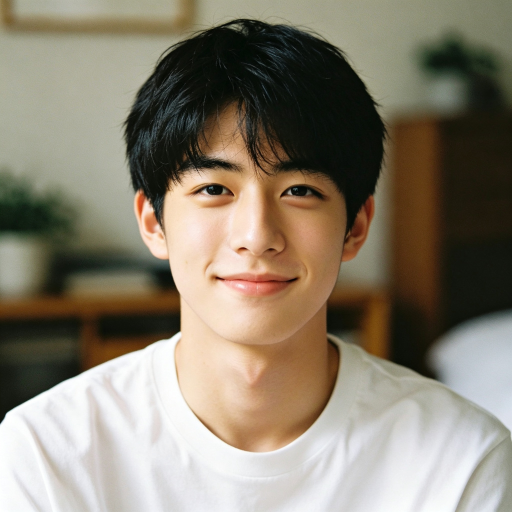
#> input picture examples/male/base-portrait.jpg, 1024 x 1024 px (shown at 1/2 size)
$ python selfcheck.py --image ../../examples/male/base-portrait.jpg
#> lines starting #> are read from the running program, lines starting #| are printed output that depends on the picture
### skill/scripts/process_id_photo.py
#!/usr/bin/env python3
# -*- coding: utf-8 -*-
"""
证件照后处理器（多规格）
============================
去水印 → 按规格比例裁剪 → 高清缩放 → 自适应锐化 → 输出 JPEG

支持中文政务常用规格，用 --spec 切换：
  1inch / small-1inch / large-1inch / small-2inch / 2inch / large-2inch / marriage

为什么默认输出高清档而不是 300dpi 档？
  以一寸为例：295×413 是 25×35mm 在 300dpi 下的理论像素，只有 12 万像素，
  在屏幕上放大查看会明显发糊。1181×1653 保持完全相同的比例，像素量是它的
  16 倍，屏幕清晰、冲印也够用。
  仅在提交系统强制要求时才输出标准版（--tiers 会同时给你两档）。

用法：
  python process_id_photo.py 输入图.png
  python process_id_photo.py 输入图.png --spec 2inch -n 二寸白底_黑色衬衫_经典正式
  python process_id_photo.py 输入图.png --spec marriage --tiers hd,std
  python process_id_photo.py ./原图目录/ --outdir ./out --tiers hd,std,uhd
  python process_id_photo.py 输入图.png --width 2000      # 自定义宽度
  python process_id_photo.py 输入图.png --no-watermark    # 原图无水印（第三方 API 产出）

依赖：pillow, opencv-python, numpy
  安装到隔离虚拟环境（不要全局 pip install）：
    python3 -m venv ~/.venvs/idphoto
    ~/.venvs/idphoto/bin/pip install pillow opencv-python numpy
    ~/.venvs/idphoto/bin/python process_id_photo.py <输入图>
"""

import argparse
import os
import sys


# --- 跨平台终端编码 ---------------------------------------------------------
# Windows 默认 GBK/CP1252 终端下直接 print 中文或 ℹ️ / → 之类符号会抛
# UnicodeEncodeError 让脚本崩掉。这里做分级处理：
#   · 当前编码装不下中文 → 整条流切 UTF-8
#   · 装得下（如 cp936）  → 只把错误策略降级，中文照常显示、个别符号退化为 ?
def _fix_console_encoding():
    for stream in (sys.stdout, sys.stderr):
        enc = (getattr(stream, "encoding", "") or "").lower()
        if not enc:
            continue
        try:
            "中".encode(enc)
        except (UnicodeEncodeError, LookupError):
            try:
                stream.reconfigure(encoding="utf-8", errors="replace")
            except (AttributeError, ValueError, OSError):
                pass
        else:
            try:
                stream.reconfigure(errors="replace")
            except (AttributeError, ValueError, OSError):
                pass


_fix_console_encoding()

from PIL import Image, ImageFilter
import cv2
import numpy as np

# ---------------------------------------------------------------- 规格表
# px300 = 该规格在 300dpi 下的标准像素（用于标准版与宽高比）
# hd_width = 高清档宽度（屏幕查看与打印的主交付）
# head_offset = 竖版裁剪时向下偏移的像素，用于保住头顶；横版构图不适用，取 0
SPECS = {
    "small-1inch": {"label": "小一寸",     "px300": (260, 378), "hd_width": 1040, "head_offset": 20},
    "1inch":       {"label": "一寸",       "px300": (295, 413), "hd_width": 1181, "head_offset": 20},
    "large-1inch": {"label": "大一寸",     "px300": (390, 567), "hd_width": 1560, "head_offset": 20},
    "small-2inch": {"label": "小二寸",     "px300": (413, 531), "hd_width": 1652, "head_offset": 20},
    "2inch":       {"label": "二寸",       "px300": (413, 579), "hd_width": 1652, "head_offset": 20},
    "large-2inch": {"label": "大二寸",     "px300": (413, 630), "hd_width": 1652, "head_offset": 20},
    "marriage":    {"label": "结婚证合影", "px300": (626, 413), "hd_width": 2504, "head_offset": 0},
}
# 驾照与"小一寸"尺寸相同（22×32mm），单独列一个别名方便按用途选
SPECS["driving-license"] = dict(SPECS["small-1inch"], label="驾照")
DEFAULT_SPEC = "1inch"

# 档位定义：scale 为相对高清档宽度的倍数
TIERS = {
    "hd":  {"scale": 1,    "dpi": 1200, "quality": 96, "subdir": ""},
    "std": {"scale": None, "dpi": 300,  "quality": 96, "subdir": "{w}x{h}标准版"},  # 用 px300 尺寸
    "uhd": {"scale": 2,    "dpi": 2400, "quality": 98, "subdir": "超清版"},
}
DEFAULT_OUTDIR = "./id_photos"

# AI 生成图右下角水印的占比（相对图宽/高）—— 按需微调
WM_RATIO_W = 0.176
WM_RATIO_H = 0.091

IMAGE_EXT = (".png", ".jpg", ".jpeg", ".webp", ".bmp")


def spec_size(spec, tier):
    """返回 (宽, 高)。"""
    cfg = SPECS[spec]
    pw, ph = cfg["px300"]
    ratio = pw / ph                      # 以 300dpi 标准像素的比值为准
    if tier == "std":
        w = pw
    else:
        w = round(cfg["hd_width"] * TIERS[tier]["scale"])
    return w, round(w / ratio)


# [6 lines left out: function remove_watermark, not called in this run]


def crop_to_spec(img, spec):
    """按规格比例居中裁剪。

    源图比目标"更高"→ 切上下，并下移 head_offset 保住头顶；
    源图比目标"更宽"→ 切左右。横版规格 head_offset 为 0。
    """
    cfg = SPECS[spec]
    pw, ph = cfg["px300"]
    ratio = pw / ph
    offset = cfg["head_offset"]

    w, h = img.size
    new_h = int(w / ratio)
    if new_h <= h:
        top = min((h - new_h) // 2 + offset, h - new_h)
        return img.crop((0, top, w, top + new_h))
    new_w = int(h * ratio)
    left = (w - new_w) // 2
    return img.crop((left, 0, left + new_w, h))


def sharpen_percent(src_w, out_w):
    """按缩放比自适应锐化强度，避免过锐出光晕。

    源图/目标 ≥1.2（大幅缩小）→ 32%
    1.0–1.2（小幅缩小）        → 45%
    <1.0（放大）               → 40%
    """
    scale = src_w / out_w
    if scale >= 1.2:
        return 32
    if scale >= 1.0:
        return 45
    return 40


def process(src, dst, spec=DEFAULT_SPEC, tier="hd", width=None,
            watermark=True, sharpen=True):
    img = Image.open(src).convert("RGB")
    arr = np.array(img)
    if watermark:
        arr = remove_watermark(arr)
    img = Image.fromarray(arr)

    # 先在原始分辨率下按规格比例裁剪，避免二次损失
    img = crop_to_spec(img, spec)
    src_w = img.size[0]

    out_w, out_h = (width, round(width * spec_size(spec, tier)[1] / spec_size(spec, tier)[0])) \
        if width else spec_size(spec, tier)

    img = img.resize((out_w, out_h), Image.LANCZOS)

    if sharpen:
        pct = sharpen_percent(src_w, out_w)
        img = img.filter(ImageFilter.UnsharpMask(radius=1.2, percent=pct, threshold=3))

    os.makedirs(os.path.dirname(os.path.abspath(dst)), exist_ok=True)
    dpi = TIERS[tier]["dpi"]
    quality = TIERS[tier]["quality"]
    img.save(dst, "JPEG", quality=quality, dpi=(dpi, dpi), subsampling=0)
    return out_w, out_h


# [85 lines left out: functions build_name, main, not called in this run]


# [2 lines that do not run on import are left out]

### skill/scripts/selfcheck.py
#!/usr/bin/env python3
# -*- coding: utf-8 -*-
"""
规格自检
==========
验证后处理脚本在所有规格 × 各档位下的输出尺寸与 DPI 是否正确。

用于在换机器 / 改脚本后快速确认环境与逻辑没坏。

用法：
  python selfcheck.py                     # 用仓库自带的 examples 图自检
  python selfcheck.py --image 我的图.jpg   # 用指定图自检
  python selfcheck.py --tiers hd,std      # 只检查部分档位
  python selfcheck.py --keep              # 保留临时产物（默认自动清理）

退出码：0 = 全部通过，1 = 有失败项（可直接接进 CI）

依赖：pillow, opencv-python, numpy
"""

import argparse
import shutil
import sys


# --- 跨平台终端编码 ---------------------------------------------------------
# Windows 默认 GBK/CP1252 终端下直接 print 中文或 ℹ️ / → 之类符号会抛
# UnicodeEncodeError 让脚本崩掉。这里做分级处理：
#   · 当前编码装不下中文 → 整条流切 UTF-8
#   · 装得下（如 cp936）  → 只把错误策略降级，中文照常显示、个别符号退化为 ?
def _fix_console_encoding():
    for stream in (sys.stdout, sys.stderr):
        enc = (getattr(stream, "encoding", "") or "").lower()
        if not enc:
            continue
        try:
            "中".encode(enc)
        except (UnicodeEncodeError, LookupError):
            try:
                stream.reconfigure(encoding="utf-8", errors="replace")
            except (AttributeError, ValueError, OSError):
                pass
        else:
            try:
                stream.reconfigure(errors="replace")
            except (AttributeError, ValueError, OSError):
                pass


_fix_console_encoding()
import tempfile
from pathlib import Path

from PIL import Image

sys.path.insert(0, str(Path(__file__).resolve().parent))
import process_id_photo as proc  # noqa: E402


def main():
    ap = argparse.ArgumentParser(description="证件照规格自检：校验各规格输出尺寸与 DPI")
    ap.add_argument("--image", default="",
                    help="测试源图，默认用仓库自带的 examples/male/base-portrait.jpg")
    ap.add_argument("--tiers", default="hd,std,uhd",
                    help="要检查的档位，逗号分隔（默认 hd,std,uhd）")
    ap.add_argument("--keep", action="store_true", help="保留临时产物，便于人工查看")
    args = ap.parse_args()

    here = Path(__file__).resolve().parent
    repo = here.parent.parent
    src = Path(args.image) if args.image else repo / "examples" / "male" / "base-portrait.jpg"
    if not src.exists():
        sys.exit(f"错误：找不到测试源图 {src}\n（请在仓库根目录运行，或用 --image 指定图片）")

    tier_list = [t.strip() for t in args.tiers.split(",") if t.strip()]
    bad_tiers = [t for t in tier_list if t not in proc.TIERS]
    if bad_tiers:
        sys.exit(f"错误：未知档位 {bad_tiers}，可选 {list(proc.TIERS)}")

    print(f"源图：{src}")
    print(f"规格：{len(proc.SPECS)} 种   档位：{', '.join(tier_list)}\n")

    tmp = Path(tempfile.mkdtemp(prefix="idphoto-selfcheck-"))
    results = []
    try:
        # uhd 要求源图足够宽，否则会被脚本的保护机制跳过 —— 这里单独准备一张够大的源图，
        # 让 uhd 的尺寸逻辑也能被真正覆盖
        big = None
        if "uhd" in tier_list:
            need = max(v["hd_width"] for v in proc.SPECS.values()) * 2
            im = Image.open(src).convert("RGB")
#> im is the input picture: PIL image 1024x1024 RGB; mean R, G, B 136.2, 127.2, 111.1
            if im.width < need:
                f = min(need / im.width, 4.0)
#> f = 4
                im = im.resize((int(im.width * f), int(im.height * f)), Image.LANCZOS)
#> im: PIL image 4096x4096 RGB
                big = tmp / "big-source.jpg"
                im.save(big, quality=95)
                print(f"ℹ️  uhd 档用放大源图 {im.size[0]}×{im.size[1]} 检查"
                      f"（原图宽 {Image.open(src).width}px，不足 {need}px）\n")
#| ℹ️  uhd 档用放大源图 4096×4096 检查（原图宽 1024px，不足 5008px）

        for spec in proc.SPECS:
            for tier in tier_list:
                ew, eh = proc.spec_size(spec, tier)
                use = big if (tier == "uhd" and big) else src
                dst = tmp / spec / tier / "check.jpg"
                ow, oh = proc.process(use, dst, spec=spec, tier=tier, watermark=False)
#> in crop_to_spec, `return img.crop((left, 0, left + new_w, h))`:
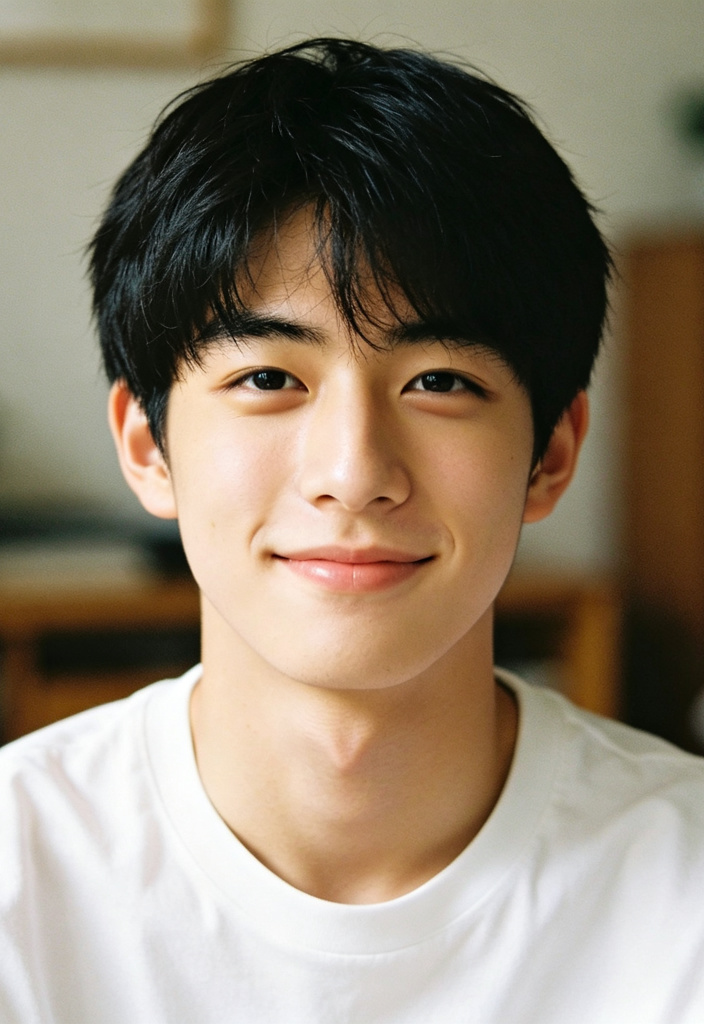
#> returned value: PIL image 704x1024 RGB; mean R, G, B 144.2, 130.9, 112.9
                gdpi = Image.open(dst).info.get("dpi", (0, 0))[0]
#> gdpi = 1200
                edpi = proc.TIERS[tier]["dpi"]
                results.append((spec, tier, ew, eh, ow, oh, edpi, gdpi,
                                (ow, oh) == (ew, eh) and gdpi == edpi))
    finally:
        if args.keep:
            print(f"临时产物保留在：{tmp}\n")
        else:
            shutil.rmtree(tmp, ignore_errors=True)

    label_w = max(len(s) for s in proc.SPECS) + 2
    print(f"{'规格':<{label_w}}{'档位':<6}{'期望尺寸':<14}{'实际尺寸':<14}{'DPI':<7}结果")
    print("-" * (label_w + 48))
    for spec, tier, ew, eh, ow, oh, edpi, gdpi, ok in results:
        print(f"{spec:<{label_w}}{tier:<6}{f'{ew}x{eh}':<14}{f'{ow}x{oh}':<14}{gdpi:<7}{'OK' if ok else 'FAIL'}")

    failed = [r for r in results if not r[-1]]
    print()
    if failed:
        print(f"失败 {len(failed)}/{len(results)} 项：")
        for spec, tier, ew, eh, ow, oh, edpi, gdpi, _ in failed:
            print(f"  {spec} / {tier}：期望 {ew}x{eh}@{edpi}dpi，实际 {ow}x{oh}@{gdpi}dpi")
        sys.exit(1)

    print(f"全部通过（{len(results)} 项 = {len(proc.SPECS)} 种规格 × {len(tier_list)} 个档位）")


if __name__ == "__main__":
    main()
